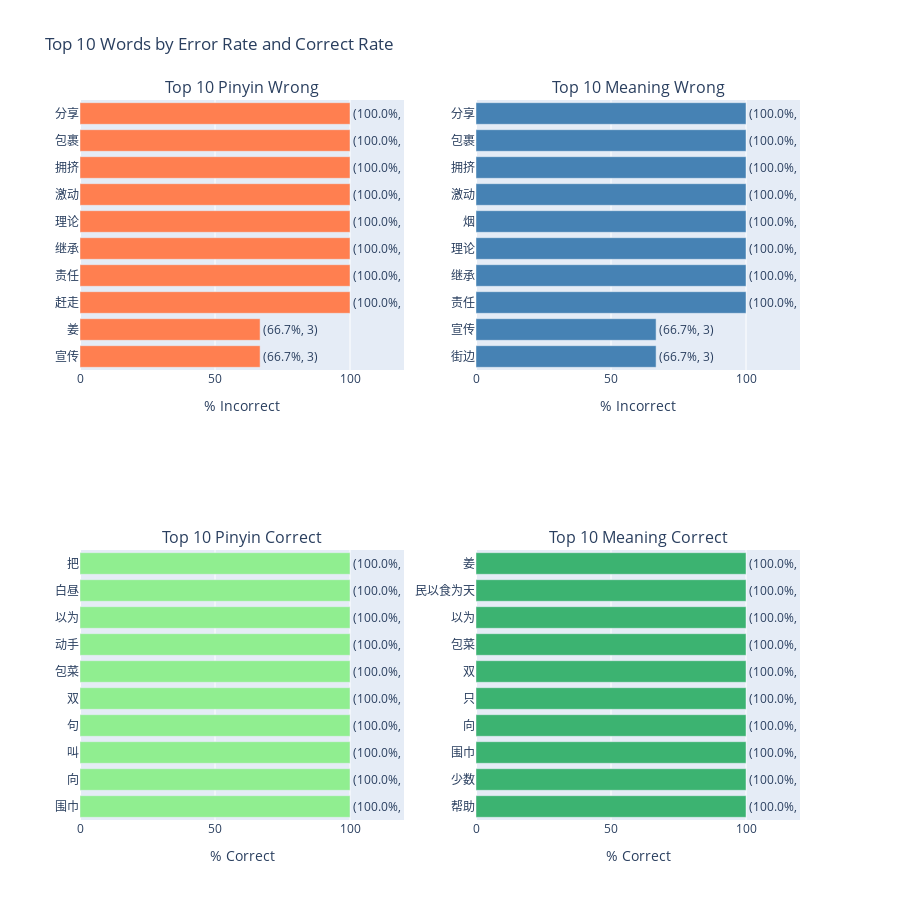

The notebook cell saved with this chart:
### Code cell
# 3) Top 10 words with pinyin wrong / meaning wrong AND top 10 correct
from plotly.subplots import make_subplots

# Top 10 Pinyin Wrong by percentage, then by count
top_pinyin = df.groupby('Word').agg({
    'Num Pinyin Wrong': 'sum',
    'Quiz Attempts': 'sum'
}).reset_index()
top_pinyin = top_pinyin[top_pinyin['Quiz Attempts'] > 1]  # More than 1 attempt
top_pinyin['Pinyin Wrong %'] = (top_pinyin['Num Pinyin Wrong'] / top_pinyin['Quiz Attempts'] * 100).round(1)
top_pinyin = top_pinyin[top_pinyin['Num Pinyin Wrong'] >= 1].sort_values(
    by=['Pinyin Wrong %', 'Num Pinyin Wrong'], ascending=[False, False]
).head(10)
top_pinyin['Label'] = '(' + top_pinyin['Pinyin Wrong %'].astype(str) + '%, ' + top_pinyin['Quiz Attempts'].astype(str) + ')'

# Top 10 Meaning Wrong by percentage, then by count
top_meaning = df.groupby('Word').agg({
    'Num Meaning Wrong': 'sum',
    'Quiz Attempts': 'sum'
}).reset_index()
top_meaning = top_meaning[top_meaning['Quiz Attempts'] > 1]  # More than 1 attempt
top_meaning['Meaning Wrong %'] = (top_meaning['Num Meaning Wrong'] / top_meaning['Quiz Attempts'] * 100).round(1)
top_meaning = top_meaning[top_meaning['Num Meaning Wrong'] >= 1].sort_values(
    by=['Meaning Wrong %', 'Num Meaning Wrong'], ascending=[False, False]
).head(10)
top_meaning['Label'] = '(' + top_meaning['Meaning Wrong %'].astype(str) + '%, ' + top_meaning['Quiz Attempts'].astype(str) + ')'

# Top 10 Pinyin Correct by percentage, then by count
top_pinyin_correct = df.groupby('Word').agg({
    'Num Pinyin Correct': 'sum',
    'Quiz Attempts': 'sum'
}).reset_index()
top_pinyin_correct = top_pinyin_correct[top_pinyin_correct['Quiz Attempts'] > 1]  # More than 1 attempt
top_pinyin_correct['Pinyin Correct %'] = (top_pinyin_correct['Num Pinyin Correct'] / top_pinyin_correct['Quiz Attempts'] * 100).round(1)
top_pinyin_correct = top_pinyin_correct[top_pinyin_correct['Num Pinyin Correct'] >= 1].sort_values(
    by=['Pinyin Correct %', 'Num Pinyin Correct'], ascending=[False, False]
).head(10)
top_pinyin_correct['Label'] = '(' + top_pinyin_correct['Pinyin Correct %'].astype(str) + '%, ' + top_pinyin_correct['Quiz Attempts'].astype(str) + ')'

# Top 10 Meaning Correct by percentage, then by count
top_meaning_correct = df.groupby('Word').agg({
    'Num Meaning Correct': 'sum',
    'Quiz Attempts': 'sum'
}).reset_index()
top_meaning_correct = top_meaning_correct[top_meaning_correct['Quiz Attempts'] > 1]  # More than 1 attempt
top_meaning_correct['Meaning Correct %'] = (top_meaning_correct['Num Meaning Correct'] / top_meaning_correct['Quiz Attempts'] * 100).round(1)
top_meaning_correct = top_meaning_correct[top_meaning_correct['Num Meaning Correct'] >= 1].sort_values(
    by=['Meaning Correct %', 'Num Meaning Correct'], ascending=[False, False]
).head(10)
top_meaning_correct['Label'] = '(' + top_meaning_correct['Meaning Correct %'].astype(str) + '%, ' + top_meaning_correct['Quiz Attempts'].astype(str) + ')'

fig3 = make_subplots(rows=2, cols=2, subplot_titles=(
    'Top 10 Pinyin Wrong', 'Top 10 Meaning Wrong',
    'Top 10 Pinyin Correct', 'Top 10 Meaning Correct'
))

# Top row - Wrong
fig3.add_trace(go.Bar(
    y=top_pinyin['Word'],
    x=top_pinyin['Pinyin Wrong %'],
    orientation='h',
    marker_color='coral',
    text=top_pinyin['Label'],
    textposition='outside'
), row=1, col=1)

fig3.add_trace(go.Bar(
    y=top_meaning['Word'],
    x=top_meaning['Meaning Wrong %'],
    orientation='h',
    marker_color='steelblue',
    text=top_meaning['Label'],
    textposition='outside'
), row=1, col=2)

# Bottom row - Correct
fig3.add_trace(go.Bar(
    y=top_pinyin_correct['Word'],
    x=top_pinyin_correct['Pinyin Correct %'],
    orientation='h',
    marker_color='lightgreen',
    text=top_pinyin_correct['Label'],
    textposition='outside'
), row=2, col=1)

fig3.add_trace(go.Bar(
    y=top_meaning_correct['Word'],
    x=top_meaning_correct['Meaning Correct %'],
    orientation='h',
    marker_color='mediumseagreen',
    text=top_meaning_correct['Label'],
    textposition='outside'
), row=2, col=2)

fig3.update_layout(
    title='Top 10 Words by Error Rate and Correct Rate',
    showlegend=False,
    height=900,
    margin=dict(r=100)  # Add right margin for text
)
fig3.update_xaxes(title_text='% Incorrect', row=1, col=1, range=[0, 120])
fig3.update_xaxes(title_text='% Incorrect', row=1, col=2, range=[0, 120])
fig3.update_xaxes(title_text='% Correct', row=2, col=1, range=[0, 120])
fig3.update_xaxes(title_text='% Correct', row=2, col=2, range=[0, 120])
fig3.update_yaxes(autorange='reversed')  # Highest at top
fig3.show()

### Figure 1 — Plotly figure (JSON) as saved in the notebook; plotly's stock layout.template omitted (floating-point values rounded to 4 significant figures)
{"data": [{"marker": {"color": "coral"}, "orientation": "h", "text": ["(100.0%, 2)", "(100.0%, 2)", "(100.0%, 2)", "(100.0%, 2)", "(100.0%, 2)", "(100.0%, 2)", "(100.0%, 2)", "(100.0%, 2)", "(66.7%, 3)", "(66.7%, 3)"], "textposition": "outside", "type": "bar", "x": [100, 100, 100, 100, 100, 100, 100, 100, 66.7, 66.7], "xaxis": "x", "y": ["分享", "包裹", "拥挤", "激动", "理论", "继承", "责任", "赶走", "姜", "宣传"], "yaxis": "y"}, {"marker": {"color": "steelblue"}, "orientation": "h", "text": ["(100.0%, 2)", "(100.0%, 2)", "(100.0%, 2)", "(100.0%, 2)", "(100.0%, 2)", "(100.0%, 2)", "(100.0%, 2)", "(100.0%, 2)", "(66.7%, 3)", "(66.7%, 3)"], "textposition": "outside", "type": "bar", "x": [100, 100, 100, 100, 100, 100, 100, 100, 66.7, 66.7], "xaxis": "x2", "y": ["分享", "包裹", "拥挤", "激动", "烟", "理论", "继承", "责任", "宣传", "街边"], "yaxis": "y2"}, {"marker": {"color": "lightgreen"}, "orientation": "h", "text": ["(100.0%, 4)", "(100.0%, 4)", "(100.0%, 2)", "(100.0%, 2)", "(100.0%, 2)", "(100.0%, 2)", "(100.0%, 2)", "(100.0%, 2)", "(100.0%, 2)", "(100.0%, 2)"], "textposition": "outside", "type": "bar", "x": [100, 100, 100, 100, 100, 100, 100, 100, 100, 100], "xaxis": "x3", "y": ["把", "白昼", "以为", "动手", "包菜", "双", "句", "叫", "向", "围巾"], "yaxis": "y3"}, {"marker": {"color": "mediumseagreen"}, "orientation": "h", "text": ["(100.0%, 3)", "(100.0%, 3)", "(100.0%, 2)", "(100.0%, 2)", "(100.0%, 2)", "(100.0%, 2)", "(100.0%, 2)", "(100.0%, 2)", "(100.0%, 2)", "(100.0%, 2)"], "textposition": "outside", "type": "bar", "x": [100, 100, 100, 100, 100, 100, 100, 100, 100, 100], "xaxis": "x4", "y": ["姜", "民以食为天", "以为", "包菜", "双", "只", "向", "围巾", "少数", "帮助"], "yaxis": "y4"}], "layout": {"annotations": [{"font": {"size": 16}, "showarrow": false, "text": "Top 10 Pinyin Wrong", "x": 0.225, "xanchor": "center", "xref": "paper", "y": 1, "yanchor": "bottom", "yref": "paper"}, {"font": {"size": 16}, "showarrow": false, "text": "Top 10 Meaning Wrong", "x": 0.775, "xanchor": "center", "xref": "paper", "y": 1, "yanchor": "bottom", "yref": "paper"}, {"font": {"size": 16}, "showarrow": false, "text": "Top 10 Pinyin Correct", "x": 0.225, "xanchor": "center", "xref": "paper", "y": 0.375, "yanchor": "bottom", "yref": "paper"}, {"font": {"size": 16}, "showarrow": false, "text": "Top 10 Meaning Correct", "x": 0.775, "xanchor": "center", "xref": "paper", "y": 0.375, "yanchor": "bottom", "yref": "paper"}], "height": 900, "margin": {"r": 100}, "showlegend": false, "title": {"text": "Top 10 Words by Error Rate and Correct Rate"}, "xaxis": {"anchor": "y", "domain": [0, 0.45], "range": [0, 120], "title": {"text": "% Incorrect"}}, "xaxis2": {"anchor": "y2", "domain": [0.55, 1], "range": [0, 120], "title": {"text": "% Incorrect"}}, "xaxis3": {"anchor": "y3", "domain": [0, 0.45], "range": [0, 120], "title": {"text": "% Correct"}}, "xaxis4": {"anchor": "y4", "domain": [0.55, 1], "range": [0, 120], "title": {"text": "% Correct"}}, "yaxis": {"anchor": "x", "autorange": "reversed", "domain": [0.625, 1]}, "yaxis2": {"anchor": "x2", "autorange": "reversed", "domain": [0.625, 1]}, "yaxis3": {"anchor": "x3", "autorange": "reversed", "domain": [0, 0.375]}, "yaxis4": {"anchor": "x4", "autorange": "reversed", "domain": [0, 0.375]}}}
